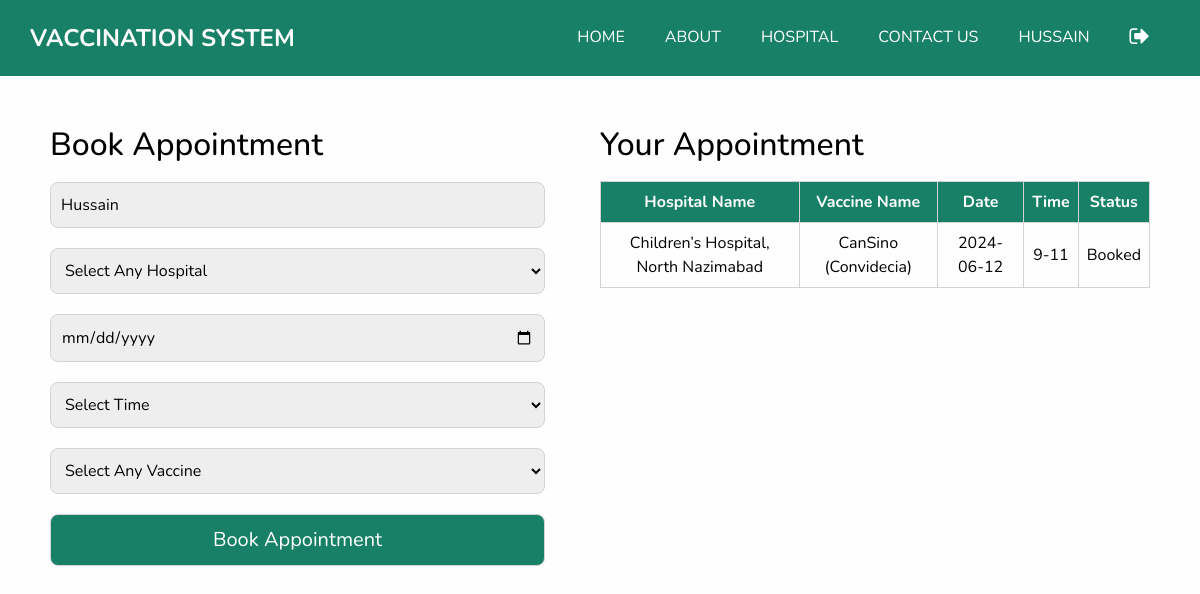
The page /Website/appointment.php (signed in) on the database its author committed.
### tables this page shows
CREATE TABLE `tbl_patient` (
  `id` int(11) NOT NULL,
  `name` varchar(50) NOT NULL,
  `contact` varchar(15) NOT NULL,
  `email` varchar(50) NOT NULL,
  `password` varchar(50) NOT NULL,
  `cid` int(11) NOT NULL,
  `address` varchar(150) NOT NULL,
  `gender` varchar(15) NOT NULL,
  `image` varchar(100) NOT NULL,
  `status` varchar(50) NOT NULL DEFAULT 'activate'
);

CREATE TABLE `tbl_appointment` (
  `id` int(11) NOT NULL,
  `p_id` int(11) NOT NULL,
  `h_id` int(11) NOT NULL,
  `date` varchar(20) NOT NULL,
  `time` varchar(20) NOT NULL,
  `v_id` int(11) NOT NULL,
  `status` varchar(50) NOT NULL DEFAULT 'pending'
);

CREATE TABLE `tbl_hospital` (
  `id` int(11) NOT NULL,
  `name` varchar(50) NOT NULL,
  `contact` varchar(15) NOT NULL,
  `cid` int(11) NOT NULL,
  `email` varchar(50) NOT NULL,
  `password` varchar(50) NOT NULL,
  `image` varchar(100) NOT NULL,
  `address` varchar(150) NOT NULL,
  `status` varchar(20) NOT NULL DEFAULT 'deactivate'
);

CREATE TABLE `tbl_vaccine` (
  `id` int(11) NOT NULL,
  `name` varchar(50) NOT NULL,
  `status` varchar(50) NOT NULL DEFAULT 'available'
);

### Website/appointment.php (the view, shortened to what this page needs)
<?php
  include("../Admin/connection.php");
  $query = "SELECT * FROM tbl_patient WHERE id=$_SESSION[patient_session]";
  $result = mysqli_query($connection,$query);
  $patient = mysqli_fetch_assoc($result);
?>
<!DOCTYPE html>
<html lang="en">
<head>
  <link rel="stylesheet" type="text/css" href="css/bootstrap.css" />
  <link rel="stylesheet" type="text/css" href="https://cdnjs.cloudflare.com/ajax/libs/OwlCarousel2/2.3.4/assets/owl.carousel.min.css" />
  <link href="css/font-awesome.min.css" rel="stylesheet" />
  <link href="css/style.css" rel="stylesheet" />
  <link href="css/responsive.css" rel="stylesheet" />
</head>
<body>
    <?php
        include("header.php");
    ?>
    <div class="mainContent">
      <div class="leftSide">
        <h2>Book Appointment</h2>
        <form method="post">
            <input type="text" readonly value="<?php echo $patient['name'];?>">
            <select name="hid">
                <option hidden>Select Any Hospital</option>
            </select>
            <input type="date" name="date">
            <select name="time">
                <option hidden>Select Time</option>
            </select>
            <select name="vid">
                <option hidden>Select Any Vaccine</option>
            </select>
            <input type="submit" value="Book Appointment" name="btnbook">
        </form>
      </div>
      <div class="rightSide">
      <h2>Your Appointment</h2>
       <table>
        <thead>
            <tr>
                <th>Hospital Name</th>
                <th>Vaccine Name</th>
                <th>Date</th>
                <th>Time</th>
                <th>Status</th>
            </tr>
        </thead>
        <tbody>
            <?php
                $query = "SELECT tbl_hospital.name as 'hname', tbl_vaccine.name as 'vname', tbl_appointment.* FROM tbl_appointment INNER JOIN tbl_hospital ON tbl_appointment.h_id = tbl_hospital.id INNER JOIN tbl_vaccine ON tbl_appointment.v_id = tbl_vaccine.id INNER JOIN tbl_patient ON tbl_appointment.p_id = tbl_patient.id WHERE tbl_patient.id=$_SESSION[patient_session]";
                $result = mysqli_query($connection,$query);
                foreach($result as $row)
                {
                    echo
                    "<tr>
                        <td>$row[hname]</td>
                        <td>$row[vname]</td>
                        <td>$row[date]</td>
                        <td>$row[time]</td>
                        <td>$row[status]</td>
                    </tr>";
                }
            ?>
        </tbody>
       </table>
      </div>
    </div>
</body>
</html>

### Website/css/style.css (style rules this page uses)
body { font-family: 'Nunito', sans-serif; color: #000000; background-color: #fefefe; overflow-x: hidden; }

### Website/appointment.php (style rules this page uses)
.mainContent { display: flex; justify-content: space-between; padding: 50px; }
.mainContent .leftSide { width: 45%; }
.mainContent .leftSide input, .mainContent .leftSide select { width: 100%; padding: 10px; border: 1px solid lightgray; outline: none; background-color: #eee; border-radius: 8px; margin: 10px 0px; }
.mainContent .leftSide input[type="submit"] { background-color: #178066; color: #fff; font-size: 20px; }
.mainContent .rightSide { width: 50%; }
.mainContent .rightSide table { width: 100%; margin-top: 17px; text-align: center; }
.mainContent .rightSide table,tr,th,td { border: 1px solid lightgray; padding: 8px; }
.mainContent .rightSide table thead { background-color: #178066; color: #fff; }

### rows shown on the page
tbl_patient: name "Hussain"
tbl_appointment: tbl_hospital.name "Children’s Hospital, North Nazimabad", tbl_vaccine.name "CanSino (Convidecia)", date "2024-06-12", time "9-11", status "Booked"

### other values the page prints
$_SESSION[patient_name] "HUSSAIN"
